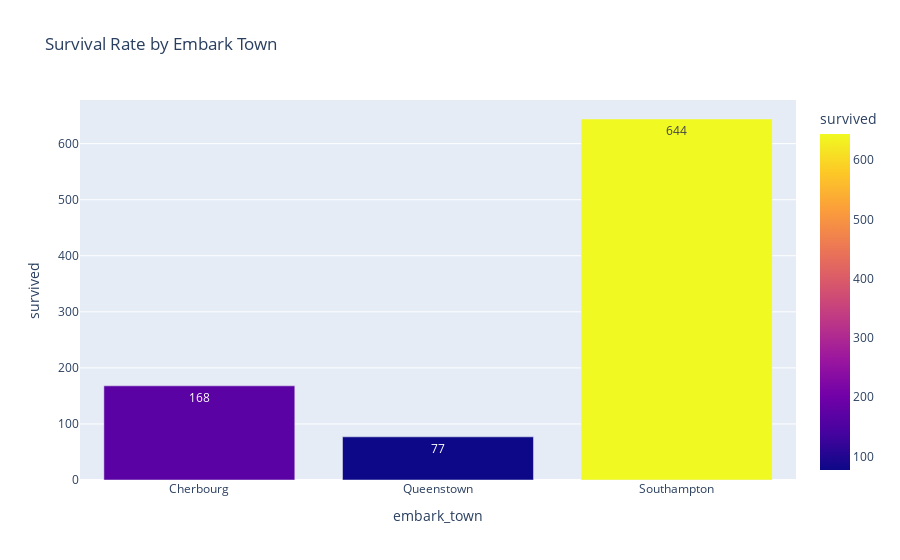

The cell this chart's notebook holds for it:
### Code cell
surv_by_embark = df.groupby("embark_town")["survived"].count().reset_index()

fig = px.bar(
    surv_by_embark,
    x="embark_town",
    y="survived",
    text="survived",
    color='survived',
    title="Survival Rate by Embark Town",
)
fig.show()

### Figure 1 — Plotly figure (JSON) as saved in the notebook; plotly's stock layout.template omitted (floating-point values rounded to 4 significant figures)
{"data": [{"hovertemplate": "embark_town=%{x}<br>survived=%{marker.color}<extra></extra>", "legendgroup": "", "marker": {"color": [168, 77, 644], "coloraxis": "coloraxis", "pattern": {"shape": ""}}, "name": "", "orientation": "v", "showlegend": false, "text": [168.0, 77.0, 644.0], "textposition": "auto", "type": "bar", "x": ["Cherbourg", "Queenstown", "Southampton"], "xaxis": "x", "y": [168, 77, 644], "yaxis": "y"}], "layout": {"barmode": "relative", "coloraxis": {"colorbar": {"title": {"text": "survived"}}, "colorscale": [[0, "#0d0887"], [0.1111, "#46039f"], [0.2222, "#7201a8"], [0.3333, "#9c179e"], [0.4444, "#bd3786"], [0.5556, "#d8576b"], [0.6667, "#ed7953"], [0.7778, "#fb9f3a"], [0.8889, "#fdca26"], [1, "#f0f921"]]}, "legend": {"tracegroupgap": 0}, "title": {"text": "Survival Rate by Embark Town"}, "xaxis": {"anchor": "y", "domain": [0, 1], "title": {"text": "embark_town"}}, "yaxis": {"anchor": "x", "domain": [0, 1], "title": {"text": "survived"}}}}
